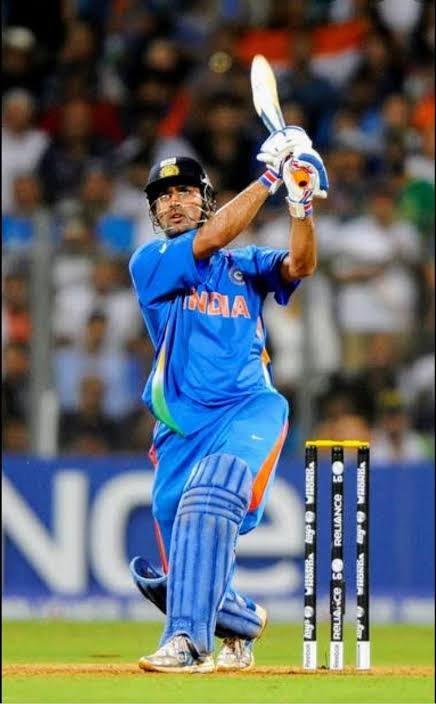
#> input picture HashShield/test01.jpeg, 436 x 704 px
$ python -i face_detector.py   (imports and definitions only)
#> lines starting #> are read from the running program, lines starting #| are printed output that depends on the picture
#> further down, picture is the input picture: shape (704, 436, 3); mean B, G, R 107.7, 103.9, 95.6
"""
Face Detection and Extraction Module
Uses OpenCV Cascade and DNN Face Detectors to isolate facial regions.
"""

import os
import cv2
import numpy as np
from typing import List, Tuple, Optional


class FaceDetector:
    """
    Robust face detection pipeline isolating faces with margin padding.
    """

    def __init__(self, min_face_size: Tuple[int, int] = (60, 60)):
        self.min_face_size = min_face_size

        # OpenCV 5 moves Haar cascades out of the base package. Keep a fallback
        # for minimal builds; the API reports full-image analysis when no
        # compatible cascade detector is available.
        self.cascade = None
        cascade_factory = getattr(cv2, "CascadeClassifier", None)
        cascade_data = getattr(cv2, "data", None)
        cascade_dir = getattr(cascade_data, "haarcascades", None)
        if callable(cascade_factory) and cascade_dir:
            cascade_path = os.path.join(cascade_dir, "haarcascade_frontalface_default.xml")
            candidate = cascade_factory(cascade_path)
            if not hasattr(candidate, "empty") or not candidate.empty():
                self.cascade = candidate

    def detect_faces(self, image_bgr: np.ndarray) -> List[Tuple[int, int, int, int]]:
        """
        Detect faces in image.
        Returns list of bounding boxes: (x, y, w, h)
        """
        if self.cascade is None:
            return []
        gray = cv2.cvtColor(image_bgr, cv2.COLOR_BGR2GRAY)
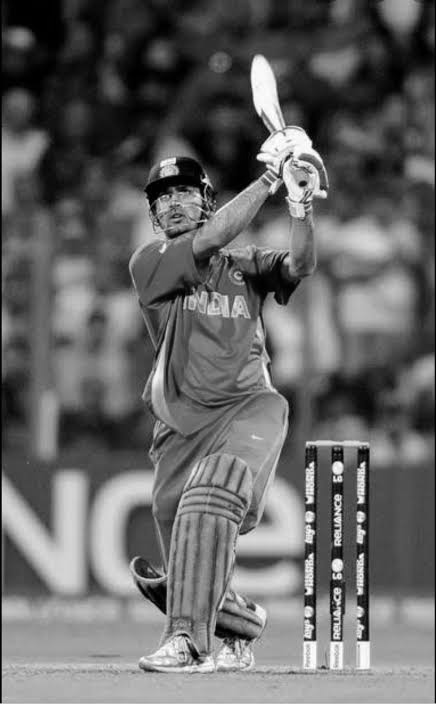
#> gray: shape (704, 436); min 0, max 255, mean 101.8
        gray = cv2.equalizeHist(gray)
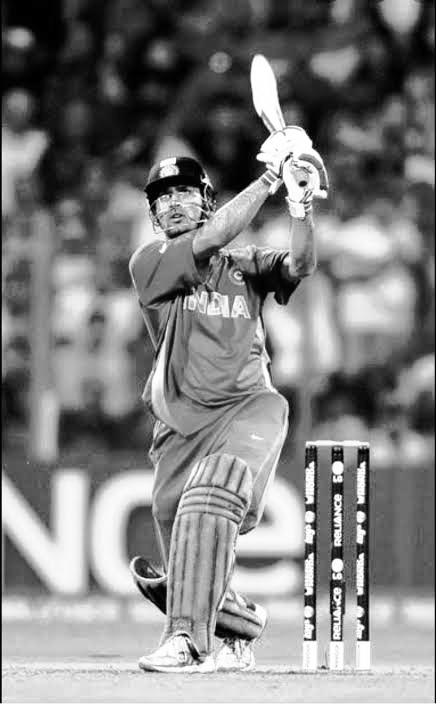
#> gray: shape (704, 436); min 0, max 255, mean 127.6

        faces = self.cascade.detectMultiScale(
            gray,
            scaleFactor=1.1,
            minNeighbors=5,
            minSize=self.min_face_size,
            flags=cv2.CASCADE_SCALE_IMAGE
        )
#> faces = ()

        return [tuple(f) for f in faces]

    def extract_face(
        self,
        image_bgr: np.ndarray,
        bbox: Tuple[int, int, int, int],
        target_size: Tuple[int, int] = (256, 256),
        padding_ratio: float = 0.35
    ) -> Tuple[np.ndarray, Tuple[int, int, int, int]]:
        """
        Extracts face with padding and resizes to target_size.
        Returns (cropped_face, padded_bbox)
        """
        x, y, w, h = bbox
        img_h, img_w = image_bgr.shape[:2]

        # Add padding
        pad_w = int(w * padding_ratio)
        pad_h = int(h * padding_ratio)

        x1 = max(0, x - pad_w)
        y1 = max(0, y - pad_h)
        x2 = min(img_w, x + w + pad_w)
        y2 = min(img_h, y + h + pad_h)

        face_crop = image_bgr[y1:y2, x1:x2]
        resized = cv2.resize(face_crop, target_size, interpolation=cv2.INTER_AREA)

        return resized, (x1, y1, x2 - x1, y2 - y1)

>>> import cv2
>>> picture = cv2.imread('../HashShield/test01.jpeg')
>>> result = FaceDetector().detect_faces(picture)
#> result = []
